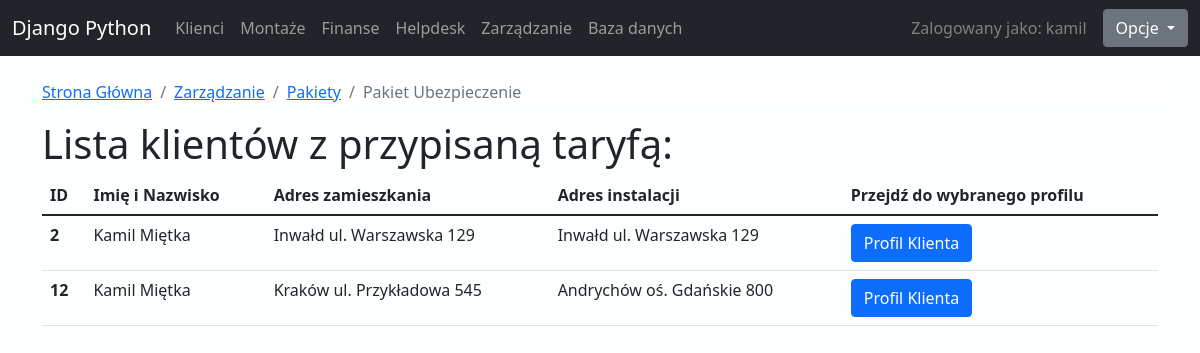
Page /zarzadzanie/spisPakietow/id/1 (signed in) on the committed database.
### zarzadzanie/models.py (models this page shows, shortened)
class PakietDodatkowy(models.Model):
    nazwaPakietu = models.CharField(max_length=100)
    cena = models.FloatField()
    podatek = models.FloatField()
    class Meta:
        verbose_name = "Pakiet dodatkowy"
        verbose_name_plural = "Pakiety dodatkowe"

### klienci/models.py (models this page shows, shortened)
class Klient(models.Model):
    imie = models.CharField(max_length=50)
    nazwisko = models.CharField(max_length=50)
    pesel = models.CharField(max_length=11)
    seriaDowodu = models.CharField(max_length=9)
    aktywny = models.BooleanField(default=True)
    numerGSM = models.CharField(max_length=20, blank=True)
    numerStacjonarny = models.CharField(max_length=20, blank=True)
    email = models.EmailField(blank=True, null=True)
    miastoZamieszkania = models.CharField(max_length=50)
    ulicaZamieszkania = models.CharField(max_length=50)
    numerZamieszkania = models.CharField(max_length=50)
    numerMieszkaniaZamieszkania = models.CharField(max_length=50,blank=True)
    kodPocztowyZamieszkania = models.CharField(max_length=6)
    wojewodztwoInstalacji = models.ForeignKey(Wojewodztwo, on_delete=models.CASCADE)
    powiatInstalacji = models.ForeignKey(Powiat, on_delete=models.CASCADE)
    gminaInstalacji = models.ForeignKey(Gmina, on_delete=models.CASCADE)
    miastoInstalacji = models.ForeignKey(Miasto, on_delete=models.CASCADE)
    ulicaInstalacji = models.ForeignKey(Ulica, on_delete=models.CASCADE)
    numerInstalacji = models.CharField(max_length=50)
    numerMieszkaniaInstalacji = models.CharField(max_length=50, blank=True)
    kodPocztowyInstalacji = models.CharField(max_length=6)
    uzytkownik = models.OneToOneField(User, null=True, on_delete=models.CASCADE)
    stanKonta = models.FloatField(default=0)
    taryfa = models.ForeignKey(Taryfa, on_delete=models.CASCADE, blank=True, null=True)
    pakiety = models.ManyToManyField(PakietDodatkowy, blank=True,)
    class Meta:
        verbose_name = "Klient"
        verbose_name_plural = "Klienci"

class Miasto(models.Model):
    gmina = models.ForeignKey(Gmina, on_delete=models.CASCADE)
    nazwaMiasta = models.CharField(max_length=50)
    def __str__(self):
        return self.nazwaMiasta
    class Meta:
        verbose_name = "Miasto"
        verbose_name_plural = "Miasta"

class Ulica(models.Model):
    miasto = models.ForeignKey(Miasto, on_delete=models.CASCADE)
    nazwaUlicy = models.CharField(max_length=50)
    def __str__(self):
        return self.nazwaUlicy
    class Meta:
        verbose_name = "Ulica"
        verbose_name_plural = "Ulice"

### zarzadzanie/views.py (the view)
# urls.py: path('spisPakietow/id/<id>', views.pakietSzczegoly, name="pakietSzczegoly"),
@login_required(login_url="logowanie")
def pakietSzczegoly(request, id):
    pakiet = PakietDodatkowy.objects.get(pk = id)
    klienci = Klient.objects.filter(pakiety = pakiet.id)
    return render(request, 'zarzadzanie/pakiet.html', {'pakiet':pakiet, 'klienci':klienci})

### templates/zarzadzanie/pakiet.html
{% extends 'glowna/szablon.html' %}
{%block content %}
<nav style="background-color:white;" aria-label="breadcrumb">
    <ol class="breadcrumb">
      <li class="breadcrumb-item"><a href="{% url 'glowna' %}">Strona Główna</a></li>
      <li class="breadcrumb-item"><a href="{% url 'zarzadzanie' %}">Zarządzanie</a></li>
      <li class="breadcrumb-item"><a href="{% url 'spisPakietow' %}">Pakiety</a></li>
      <li class="breadcrumb-item active" aria-current="page">Pakiet {{pakiet.nazwaPakietu}}</li>
    </ol>
</nav>
<h1> Lista klientów z przypisaną taryfą: </h1>
<table class="table" id="tabela">
    <thead>
      <tr>
        <th scope="col">ID</th>
        <th scope="col">Imię i Nazwisko</th>
        <th scope="col">Adres zamieszkania</th>
        <th scope="col">Adres instalacji</th>
        <th scope="col">Przejdź do wybranego profilu</th>
      </tr>
    </thead>
    <tbody>
        {% for klient in klienci  %}
        <tr>
            <th scope="row">{{klient.id}}</th>
                <td>{{klient.imie}} {{klient.nazwisko}}</td>
                <td> {{klient.miastoZamieszkania}} {{klient.ulicaZamieszkania}}  {{klient.numerZamieszkania}} </td>
                <td> {{klient.miastoInstalacji}} {{klient.ulicaInstalacji}}  {{klient.numerInstalacji}} </td>
                <td><a href="{% url 'klient' klient.id %}" class="btn btn-primary btn-smactive" role="button" aria-pressed="true">Profil Klienta</a></td>
        </tr>
        {% endfor %}
    </tbody>
</table>
{% endblock %}

### templates/glowna/nawigacja.html (shortened to what this page needs)
<div class="sticky-top">
<nav class="navbar navbar-expand-lg navbar-dark bg-dark">
			<div class="container-fluid">
				<a href="{% url 'glowna'%}" class="navbar-brand">Django Python</a>
				<div class="collapse navbar-collapse" id="navbarSupportedContent">
					<ul class="navbar-nav me-auto mb-2 mb-lg-0">
							<li class="nav-item">
								<a class="nav-link" href="{% url 'klienci'%}">Klienci </a>
							</li>
							<li class="nav-item">
								<a class="nav-link" href="{% url 'montaze'%}">Montaże</a>
							</li>
							<li class="nav-item">
								<a class="nav-link" href="{% url 'finanse'%}">Finanse</a>
							</li>
							<li class="nav-item">
								<a class="nav-link" href="{% url 'zgloszenia'%}">Helpdesk</a>
							</li>
							<li class="nav-item">
								<a class="nav-link" href="{% url 'zarzadzanie'%}">Zarządzanie</a>
							</li>
							{% if request.user.is_superuser %}
							<li class="nav-item">
								<a class="nav-link" href="{% url 'admin:index' %}">Baza danych</a>
							</li>
							{% else %}
							<li class="nav-item">
								<a class="nav-link disabled" href="{% url 'admin:index' %}">Baza danych</a>
							</li>
							{% endif %}
					</ul>
						<span style="color:gray;"class="nav-link">Zalogowany jako: {{request.user}} </span>
						<div class="dropdown ">
							<button class="btn btn-secondary dropdown-toggle" type="button" id="dropdownMenuButton1" data-bs-toggle="dropdown" aria-expanded="false">
							Opcje
							</button>
						</div>
				</div>
			</div>
</nav>
</div>

### statyczne/szablonStyl.css (style rules this page uses)
body { background-color:rgb(252, 255, 254); }

### rows in the picture
PakietDodatkowy: nazwaPakietu "Ubezpieczenie"
Klient: id "2", imie "Kamil", nazwisko "Miętka", miastoZamieszkania "Inwałd", ulicaZamieszkania "ul. Warszawska", numerZamieszkania "129", miastoInstalacji "Inwałd", ulicaInstalacji "ul. Warszawska", numerInstalacji "129"
Klient: id "12", imie "Kamil", nazwisko "Miętka", miastoZamieszkania "Kraków", ulicaZamieszkania "ul. Przykładowa", numerZamieszkania "545", miastoInstalacji "Andrychów", ulicaInstalacji "oś. Gdańskie", numerInstalacji "800"

### other values in the picture
{{ request.user }} "kamil"
